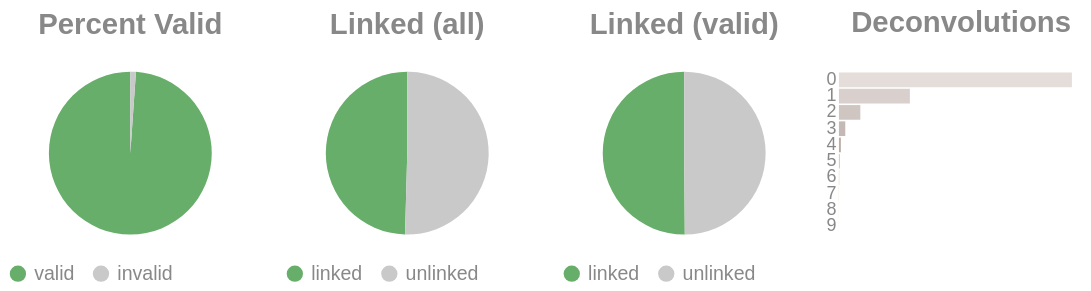

Notebook code cell kept with this figure:
### Code cell
if SKIPLR:
    pass
else:
    clash = Counter()
    for i in valids['molecule'].to_list():
        _mol = i.split("-")
        if len(_mol) == 1:
            clash.update('0')
        else:
            clash.update(_mol[-1])

    _d = {"deconvolutions": [], 'count': []}
    for k,v in clash.items():
        _d['deconvolutions'].append(k)
        _d['count'].append(v)

    tot_valid = valids['reads'].sum()
    mask = valids['reads'] >= 2
    n_linked_reads = valids.filter(mask)['reads'].sum()
    if n_linked_reads == 0:
        print_html("No linked molecules (>=2 reads) were detected; skipping linked-only distributions.")
        SKIPLR = True
    else:
        perc_valid = round(tot_valid / n_reads, 4)
        linked_perc_abs = round(n_linked_reads / n_reads, 4)
        linked_perc = round(n_linked_reads / tot_valid, 4)

    _valid = pl.DataFrame({"valids": ['valid', 'invalid'], "count": [tot_valid, n_reads - tot_valid]})
    _linked_abs = pl.DataFrame({"linked (absolute)": ['linked', 'unlinked'], "count": [n_linked_reads, n_reads - n_linked_reads]})
    _linked_rel = pl.DataFrame({"linked (valids)": ['linked', 'unlinked'], "count": [n_linked_reads, tot_valid - n_linked_reads]})

    (
        alt.hconcat(
            piechart(_valid, goodval = 'valid', title = "Percent Valid"),
            piechart(_linked_abs, goodval = "linked", title =  "Linked (all)"),
            piechart(_linked_rel, goodval = "linked", title =  "Linked (valid)"),
            convolutionbar(pl.DataFrame(_d), title = "Deconvolutions"),
            center = True,
            bounds = 'flush'
        )
        .resolve_scale(color='independent')
        .resolve_legend('independent')
        .properties(usermeta={'embedOptions': {"actions": False}})
    ).display()

### Figure 1 — Vega-Lite specification as saved in the notebook (floating-point values rounded to 4 significant figures)
{"width": "container", "height": 400, "config": {"title": {"anchor": "start", "dy": -15, "fontSize": 18, "color": "#888888", "subtitleColor": "#888888", "subtitleFontSize": 14}, "arc": {"fill": "#0072B2"}, "axis": {"domainColor": "#888888", "domainWidth": 0.5, "gridWidth": 0.2, "grid": false, "titleFontWeight": 400, "titleFontSize": 15, "labelFontSize": 11, "labelColor": "#888888", "tickColor": "#888888", "tickWidth": 0.2, "titleColor": "#888888"}, "axisBand": {"grid": false}, "axisX": {"grid": true, "tickSize": 10, "domainCap": "round"}, "axisY": {"domain": false, "grid": true, "tickSize": 0, "domainCap": "round"}, "background": "transparent", "header": {"labelFontSize": 15, "labelColor": "#888888", "titleFontSize": 15, "titleFontWeight": 600, "titleColor": "#888888"}, "legend": {"labelFont": "sans-serif", "labelFontSize": 12, "labelColor": "#888888", "symbolSize": 100, "symbolType": "circle", "titleFontSize": 12, "titlePadding": 10, "titleColor": "#888888", "title": null}, "range": {"category": ["#E69F00", "#56B4E9", "#009E73", "#F0E442", "#0072B2", "#D55E00", "#CC79A7", "#000000"], "diverging": ["#cfe8f3", "#a2d4ec", "#73bfe2", "#46abdb", "#1696d2", "#12719e"]}, "area": {"fill": "#0072B2", "fillOpacity": 0.7, "line": true, "strokeOpacity": 0.7}, "line": {"color": "#0072B2", "stroke": "#0072B2", "strokeWidth": 2}, "trail": {"color": "#0072B2", "stroke": "#0072B2", "strokeWidth": 0, "size": 1}, "point": {"filled": true, "fillOpacity": 1.0, "size": 95}, "text": {"color": "#888888", "fontSize": 11, "align": "right", "fontWeight": 400, "size": 11}, "bar": {"fill": "#0072B2", "stroke": null}, "view": {"stroke": null, "continuousWidth": 660, "continuousHeight": 400}}, "hconcat": [{"data": {"name": "data-ae6d9f56312e60bda82cf53dcbc3e778"}, "mark": {"type": "arc"}, "encoding": {"color": {"field": "valids", "legend": {"orient": "bottom", "title": null}, "scale": {"domain": ["valid", "invalid"], "range": ["#68ae6b", "#C9C9C9"]}, "title": "Valids", "type": "nominal"}, "theta": {"field": "count", "type": "quantitative"}, "tooltip": [{"field": "valids", "title": "Valids", "type": "ordinal"}, {"field": "percent", "format": ".2%", "title": "Percent", "type": "quantitative"}, {"field": "count", "title": "Count", "type": "quantitative"}]}, "height": 100, "title": {"text": "Percent Valid", "align": "center", "anchor": "middle"}, "transform": [{"calculate": "datum.count / 2458535", "as": "percent"}], "width": 150}, {"data": {"name": "data-3d6b5d2f6ee628fbff38f7a0e37e9735"}, "mark": {"type": "arc"}, "encoding": {"color": {"field": "linked (absolute)", "legend": {"orient": "bottom", "title": null}, "scale": {"domain": ["linked", "unlinked"], "range": ["#68ae6b", "#C9C9C9"]}, "title": "Linked (Absolute)", "type": "nominal"}, "theta": {"field": "count", "type": "quantitative"}, "tooltip": [{"field": "linked (absolute)", "title": "Linked (Absolute)", "type": "ordinal"}, {"field": "percent", "format": ".2%", "title": "Percent", "type": "quantitative"}, {"field": "count", "title": "Count", "type": "quantitative"}]}, "height": 100, "title": {"text": "Linked (all)", "align": "center", "anchor": "middle"}, "transform": [{"calculate": "datum.count / 2458535", "as": "percent"}], "width": 150}, {"data": {"name": "data-9a1d551675bad1d8c072d257f7e0f49e"}, "mark": {"type": "arc"}, "encoding": {"color": {"field": "linked (valids)", "legend": {"orient": "bottom", "title": null}, "scale": {"domain": ["linked", "unlinked"], "range": ["#68ae6b", "#C9C9C9"]}, "title": "Linked (Valids)", "type": "nominal"}, "theta": {"field": "count", "type": "quantitative"}, "tooltip": [{"field": "linked (valids)", "title": "Linked (Valids)", "type": "ordinal"}, {"field": "percent", "format": ".2%", "title": "Percent", "type": "quantitative"}, {"field": "count", "title": "Count", "type": "quantitative"}]}, "height": 100, "title": {"text": "Linked (valid)", "align": "center", "anchor": "middle"}, "transform": [{"calculate": "datum.count / 2431423", "as": "percent"}], "width": 150}, {"data": {"name": "data-0b06a6c9ec7776123999748fe2b6fdf5"}, "mark": {"type": "bar"}, "encoding": {"color": {"field": "deconvolutions", "legend": null, "scale": {"scheme": "lightgreyred"}, "type": "nominal"}, "tooltip": [{"field": "deconvolutions", "title": "Deconvolutions", "type": "ordinal"}, {"field": "percent", "format": ".2%", "title": "Percent", "type": "quantitative"}, {"field": "count", "title": "Count", "type": "quantitative"}], "x": {"axis": null, "field": "count", "type": "quantitative"}, "y": {"field": "deconvolutions", "sort": "ascending", "title": null, "type": "nominal"}}, "height": 100, "title": {"text": "Deconvolutions", "align": "center", "anchor": "middle"}, "transform": [{"calculate": "datum.count / 1642484", "as": "percent"}], "width": 150}], "bounds": "flush", "center": true, "resolve": {"legend": {"angle": "independent"}, "scale": {"color": "independent"}}, "usermeta": {"embedOptions": {"actions": false}}, "$schema": "https://vega.github.io/schema/vega-lite/v6.4.1.json", "datasets": {"data-ae6d9f56312e60bda82cf53dcbc3e778": [{"valids": "valid", "count": 2431423}, {"valids": "invalid", "count": 27112}], "data-3d6b5d2f6ee628fbff38f7a0e37e9735": [{"linked (absolute)": "linked", "count": 1218666}, {"linked (absolute)": "unlinked", "count": 1239869}], "data-9a1d551675bad1d8c072d257f7e0f49e": [{"linked (valids)": "linked", "count": 1218666}, {"linked (valids)": "unlinked", "count": 1212757}], "data-0b06a6c9ec7776123999748fe2b6fdf5": [{"deconvolutions": "0", "count": 1143999}, {"deconvolutions": "1", "count": 348411}, {"deconvolutions": "2", "count": 105041}, {"deconvolutions": "3", "count": 31225}, {"deconvolutions": "4", "count": 9486}, {"deconvolutions": "5", "count": 2926}, {"deconvolutions": "6", "count": 942}, {"deconvolutions": "7", "count": 308}, {"deconvolutions": "8", "count": 109}, {"deconvolutions": "9", "count": 37}]}}
